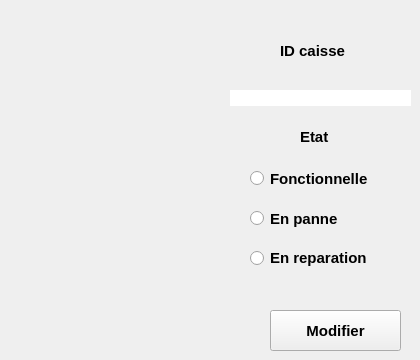
     <widget class="QWidget" name="tab_5">
      <attribute name="title">
       <string>Modifier caisse</string>
      </attribute>
      <widget class="QLabel" name="label_ID_2">
       <property name="geometry">
        <rect>
         <x>280</x>
         <y>35</y>
         <width>81</width>
         <height>31</height>
        </rect>
       </property>
       <property name="font">
        <font>
         <pointsize>11</pointsize>
         <weight>75</weight>
         <bold>true</bold>
        </font>
       </property>
       <property name="text">
        <string>ID caisse</string>
       </property>
      </widget>
      <widget class="QPushButton" name="pushButton_Modifier_c">
       <property name="geometry">
        <rect>
         <x>270</x>
         <y>310</y>
         <width>131</width>
         <height>41</height>
        </rect>
       </property>
       <property name="font">
        <font>
         <pointsize>11</pointsize>
         <weight>75</weight>
         <bold>true</bold>
        </font>
       </property>
       <property name="text">
        <string>Modifier</string>
       </property>
      </widget>
      <widget class="QLineEdit" name="lineEdit_ID_2">
       <property name="geometry">
        <rect>
         <x>230</x>
         <y>90</y>
         <width>181</width>
         <height>16</height>
        </rect>
       </property>
       <property name="font">
        <font>
         <pointsize>11</pointsize>
         <weight>75</weight>
         <bold>true</bold>
        </font>
       </property>
       <property name="styleSheet">
        <string notr="true">border-radius:10px;
background-color: rgb(255, 255, 255);</string>
       </property>
       <property name="clearButtonEnabled">
        <bool>true</bool>
       </property>
      </widget>
      <widget class="QLabel" name="label_Etat_2">
       <property name="geometry">
        <rect>
         <x>300</x>
         <y>130</y>
         <width>47</width>
         <height>13</height>
        </rect>
       </property>
       <property name="font">
        <font>
         <pointsize>11</pointsize>
         <weight>75</weight>
         <bold>true</bold>
        </font>
       </property>
       <property name="text">
        <string>Etat</string>
       </property>
      </widget>
      <widget class="QRadioButton" name="radioButton_fonc">
       <property name="geometry">
        <rect>
         <x>250</x>
         <y>170</y>
         <width>131</width>
         <height>17</height>
        </rect>
       </property>
       <property name="font">
        <font>
         <pointsize>11</pointsize>
         <weight>75</weight>
         <bold>true</bold>
        </font>
       </property>
       <property name="text">
        <string>Fonctionnelle</string>
       </property>
      </widget>
      <widget class="QRadioButton" name="radioButton_panne">
       <property name="geometry">
        <rect>
         <x>250</x>
         <y>210</y>
         <width>111</width>
         <height>17</height>
        </rect>
       </property>
       <property name="font">
        <font>
         <pointsize>11</pointsize>
         <weight>75</weight>
         <bold>true</bold>
        </font>
       </property>
       <property name="text">
        <string>En panne</string>
       </property>
      </widget>
      <widget class="QRadioButton" name="radioButton_rep">
       <property name="geometry">
        <rect>
         <x>250</x>
         <y>250</y>
         <width>131</width>
         <height>16</height>
        </rect>
       </property>
       <property name="font">
        <font>
         <pointsize>11</pointsize>
         <weight>75</weight>
         <bold>true</bold>
        </font>
       </property>
       <property name="text">
        <string>En reparation</string>
       </property>
      </widget>
     </widget>
